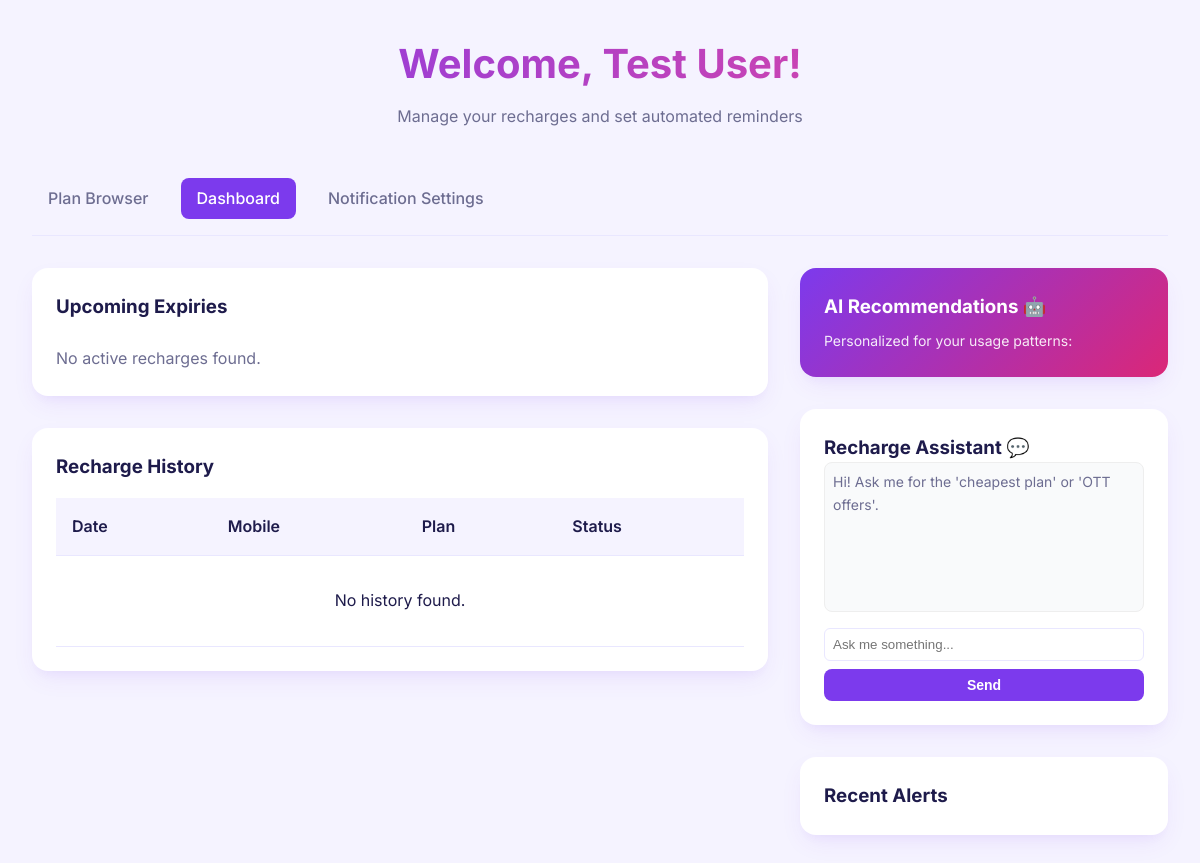
/dashboard.php, run on an earlier commit of the app's database.
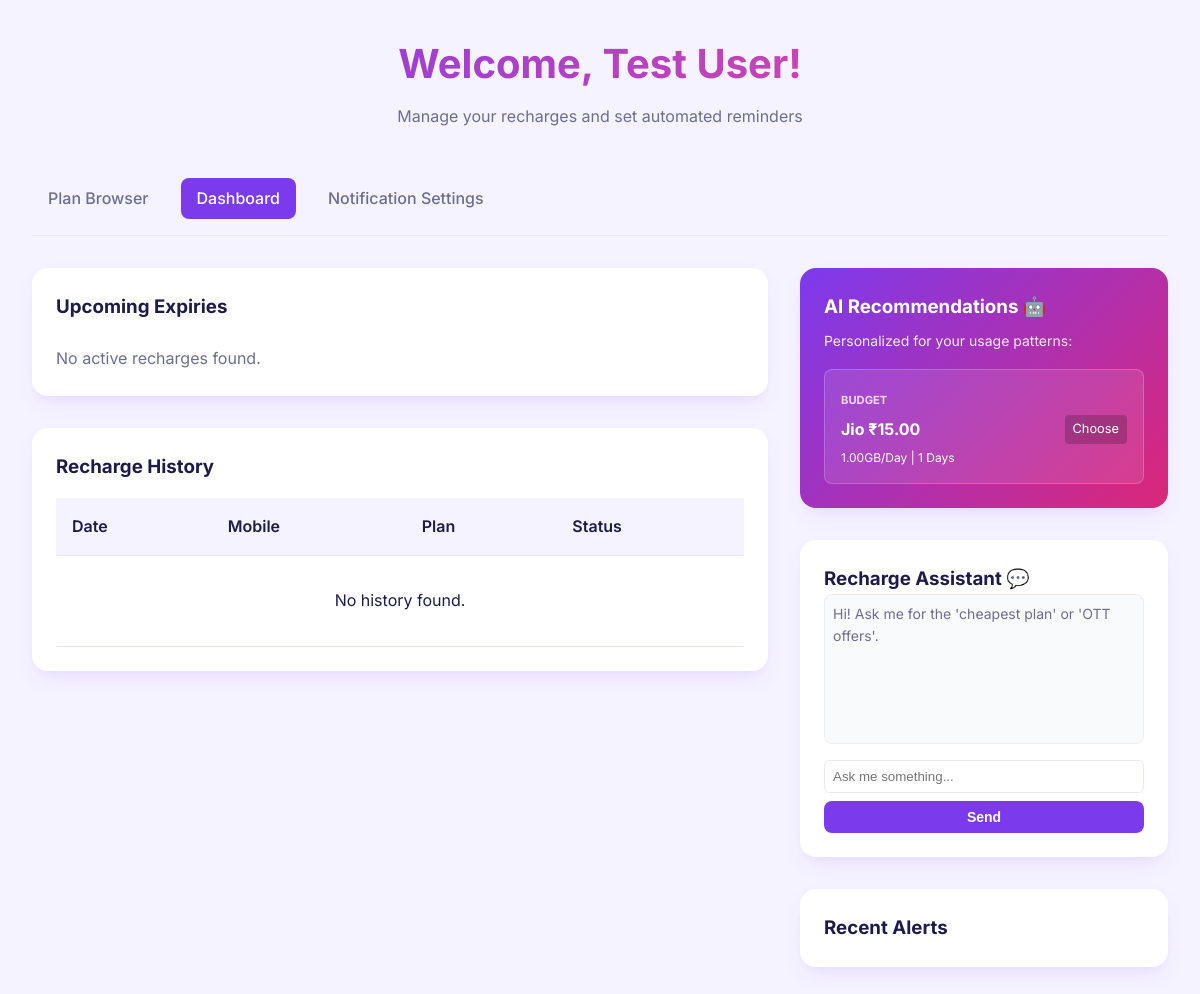
And on a later commit of the database.
### tables this page shows
CREATE TABLE IF NOT EXISTS plans (
    id INT AUTO_INCREMENT PRIMARY KEY,
    operator ENUM('Jio', 'Airtel', 'VI') NOT NULL,
    price DECIMAL(10, 2) NOT NULL,
    validity INT NOT NULL,  
    data_per_day DECIMAL(5, 2) NOT NULL,  
    is_best_plan BOOLEAN DEFAULT FALSE,
    category ENUM('Budget', 'Unlimited', 'Long Validity', 'OTT Bundled') DEFAULT 'Unlimited',
    ott_subscription VARCHAR(100) DEFAULT NULL,
    cost_per_day DECIMAL(10, 2) GENERATED ALWAYS AS (price / validity) STORED,
    created_at TIMESTAMP DEFAULT CURRENT_TIMESTAMP
);

### recommendation_helper.php (called while the page is built, shortened)
<?php
function getAIRecommendations($pdo, $user_id) {
    $stmt = $pdo->prepare("
        SELECT
            AVG(amount) as avg_spend,
            AVG(validity) as avg_validity,
            MAX(rh.operator) as preferred_operator,
            COUNT(*) as recharge_count
        FROM recharge_history rh
        JOIN plans p ON rh.plan_id = p.id
        WHERE rh.user_id = ?
    ");
    $stmt->execute([$user_id]);
    $history = $stmt->fetch();
    $avg_spend = $history['avg_spend'] ?: 300;
    $preferred_op = $history['preferred_operator'] ?: 'Jio';
    $recommendations = [];
    $stmt = $pdo->prepare("SELECT * FROM plans WHERE operator = ? AND category = 'Budget' ORDER BY price ASC LIMIT 1");
    $stmt->execute([$preferred_op]);
    $recommendations['budget'] = $stmt->fetch();
    $stmt = $pdo->prepare("SELECT * FROM plans WHERE operator = ? AND category = 'Unlimited' AND price BETWEEN ? AND ? ORDER BY data_per_day DESC LIMIT 1");
    $stmt->execute([$preferred_op, $avg_spend * 0.8, $avg_spend * 1.5]);
    $recommendations['unlimited'] = $stmt->fetch();
    $stmt = $pdo->prepare("SELECT * FROM plans WHERE operator = ? AND validity >= 84 ORDER BY cost_per_day ASC LIMIT 1");
    $stmt->execute([$preferred_op]);
    $recommendations['long_validity'] = $stmt->fetch();
    $stmt = $pdo->prepare("SELECT * FROM plans WHERE ott_subscription IS NOT NULL AND operator = ? ORDER BY price ASC LIMIT 1");
    $stmt->execute([$preferred_op]);
    $recommendations['ott'] = $stmt->fetch();
    return $recommendations;
}
?>

### dashboard.php (the view, shortened to what the changed rows need)
<?php
require_once 'db.php';
$user_id = $_SESSION['user_id'];
require_once 'recommendation_helper.php';
$ai_recs = getAIRecommendations($pdo, $user_id);
?>
<!DOCTYPE html>
<html lang="en">
<head>
    <link rel="stylesheet" href="style.css">
</head>
<body>
<div class="container">
    <header>
        <h1>Welcome, <?php echo htmlspecialchars($_SESSION['user_name']); ?>!</h1>
    </header>
    <div id="dashboard-tab" class="tab-content active">
        <div class="dashboard-grid">
            <div class="main-content">
                <div class="stat-card">
                    <table class="comparison-table" style="margin-top: 1rem;">
                        <thead>
                            <tr>
                                <th>Date</th>
                                <th>Mobile</th>
                                <th>Plan</th>
                                <th>Status</th>
                            </tr>
                        </thead>
                    </table>
                </div>
            </div>
            <aside>
                <div class="stat-card" style="background: linear-gradient(135deg, #7c3aed, #db2777); color: white;">
                    <?php foreach ($ai_recs as $type => $plan): ?>
                        <?php if ($plan): ?>
                            <div style="background: rgba(255,255,255,0.1); padding: 1rem; border-radius: 8px; margin-top: 1rem; border: 1px solid rgba(255,255,255,0.2);">
                                <span style="font-size: 0.7rem; text-transform: uppercase; font-weight: bold; opacity: 0.8;"><?php echo str_replace('_', ' ', $type); ?></span>
                                <div style="display: flex; justify-content: space-between; align-items: center; margin-top: 0.25rem;">
                                    <strong><?php echo $plan['operator']; ?> ₹<?php echo $plan['price']; ?></strong>
                                    <a href="recharge.php?id=<?php echo $plan['id']; ?>" style="color: white; font-size: 0.8rem; background: rgba(0,0,0,0.2); padding: 0.25rem 0.5rem; border-radius: 4px; text-decoration: none;">Choose</a>
                                </div>
                                <p style="font-size: 0.75rem; margin-top: 0.25rem;">
                                    <?php echo $plan['data_per_day']; ?>GB/Day | <?php echo $plan['validity']; ?> Days
                                </p>
                            </div>
                        <?php endif; ?>
                    <?php endforeach; ?>
                </div>
    </div>
</div>
</body>
</html>

What changed in the data, as far as the page shows it:
now on this page (row edited): plans: type "BUDGET", operator "Jio", price "15.00", data_per_day "1.00", validity "1"
